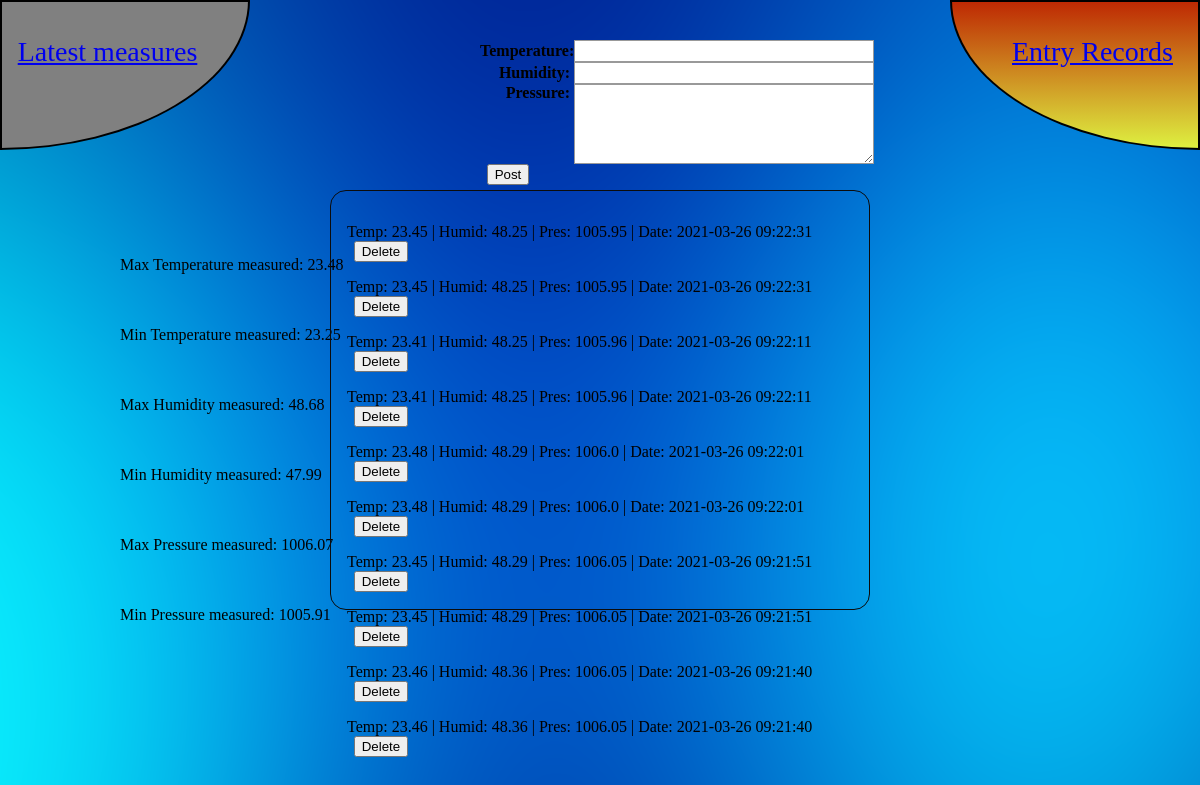
Screenshot of /measurements with the database file from the repository.
### tables this page shows
CREATE TABLE measurements
(temperature TEXT NOT NULL,
 humidity TEXT NOT NULL,
 pressure TEXT NOT NULL,
 date TIMESTAMP NOT NULL);

### measurements.py (the view)
@app.route("/measurements", methods=["GET", "POST"])
def measurements() -> str:
    if request.method == "POST":
        if "temperature" in request.form and "humidity" in request.form and "pressure" in request.form:
            db.store_measurement(
                escape(request.form["temperature"]), escape(request.form["humidity"]), escape(request.form["pressure"])
            )
        return redirect(f"{__CONFIG['prefix']}/measurements")
    return render_template("index.html", list=db.ten_measurements(), maxtemp=db.max_temp()[0], mintemp=db.min_temp()[0], maxhum=db.max_hum()[0], minhum=db.min_hum()[0], maxpres=db.max_pres()[0], minpres=db.min_pres()[0])

### measurements_db.py (called while the page is built)
def ten_measurements() -> List:
    with sqlite3.connect(__MEASUREMENTS_DB) as conn:
        cur = conn.cursor()
        cur.execute(
            """SELECT rowid,temperature,humidity,pressure,date
               FROM measurements
               ORDER BY rowid DESC LIMIT 10;"""
        )
        return cur.fetchall()

def max_temp():
    with sqlite3.connect(__MEASUREMENTS_DB) as conn:
        cur = conn.cursor()
        cur.execute(
            """SELECT MAX(temperature)
               FROM measurements"""
        )
        return cur.fetchone()

def min_temp():
    with sqlite3.connect(__MEASUREMENTS_DB) as conn:
        cur = conn.cursor()
        cur.execute(
            """SELECT MIN(temperature)
               FROM measurements"""
        )
        return cur.fetchone()

def max_hum():
    with sqlite3.connect(__MEASUREMENTS_DB) as conn:
        cur = conn.cursor()
        cur.execute(
            """SELECT MAX(humidity)
               FROM measurements"""
        )
        return cur.fetchone()

def min_hum():
    with sqlite3.connect(__MEASUREMENTS_DB) as conn:
        cur = conn.cursor()
        cur.execute(
            """SELECT MIN(humidity)
               FROM measurements"""
        )
        return cur.fetchone()

def max_pres():
    with sqlite3.connect(__MEASUREMENTS_DB) as conn:
        cur = conn.cursor()
        cur.execute(
            """SELECT MAX(pressure)
               FROM measurements"""
        )
        return cur.fetchone()

def min_pres():
    with sqlite3.connect(__MEASUREMENTS_DB) as conn:
        cur = conn.cursor()
        cur.execute(
            """SELECT MIN(pressure)
               FROM measurements"""
        )
        return cur.fetchone()

### templates/index.html (shortened to what this page needs)
{% extends 'base.html' %}
{% block body %}
    <div class="content">
        <form method="POST" action="{{prefix}}/measurements" id="measurements-form">
            <div>
                <label style="color: black; font-weight: 900;" for="temperature">Temperature:</label>
                <input type="text" id="temperature" name="temperature">
            </div>
            <div>
                <label style="color: black; font-weight: 900;" for="humidity">Humidity:</label>
                <input type="text" id="humidity" name="humidity">
            </div>
            <div>
                <label style="color: black; font-weight: 900;" for="pressure">Pressure:</label>
                <textarea id="pressure" name="pressure"></textarea>
            </div>
        <div>
            <button type="submit">Post</button>
        </div>
        </form>
        <div class="content">
        {% if maxtemp %}
        <div class="values" id="maxtemp">
            <div id="maxtemp">
            <p>Max Temperature measured: {{maxtemp}}</p>
            </div>
        </div>
        {% else %}
        <p style="color: black; font-weight: 900;">There is no max temperature</p>
        {% endif %}
        {% if mintemp %}
        <div class="values" id="mintemp">
            <div id="mintemp">
            <p>Min Temperature measured: {{mintemp}}</p>
            </div>
        </div>
        {% else %}
        <p style="color: black; font-weight: 900;">There is no min temperature</p>
        {% endif %}
        {% if maxhum %}
        <div class="values" id="maxhum">
            <div id="maxhum">
            <p>Max Humidity measured: {{maxhum}}</p>
            </div>
        </div>
        {% else %}
        <p style="color: black; font-weight: 900;">There is no max humidity</p>
        {% endif %}
        {% if minhum %}
        <div class="values" id="minhum">
            <div id="minhum">
            <p>Min Humidity measured: {{minhum}}</p>
            </div>
        </div>
        {% else %}
        <p style="color: black; font-weight: 900;">There is no min humidity</p>
        {% endif %}
        {% if maxpres %}
        <div class="values" id="maxpres">
            <div id="maxpres">
            <p>Max Pressure measured: {{maxpres}}</p>
            </div>
        </div>
        {% else %}
        <p style="color: black; font-weight: 900;">There is no max pressure</p>
        {% endif %}
        {% if minpres %}
        <div class="values" id="minpres">
            <div id="minpres">
            <p>Min Pressure measured: {{minpres}}</p>
            </div>
        </div>
        </div>
        {% else %}
        <p style="color: black; font-weight: 900;">There is no min pressure</p>
        {% endif %}
        {% if list %}
        <div class="centered" id="measurements">
        {% for row in list %}
            <div id="measurement-{{row[0]}}">
            <p>Temp: {{row[1]}} | Humid: {{row[2]}} | Pres: {{row[3]}} | Date: {{row[4]}} <button data-id="{{row[0]}}" class="delete">Delete</button></p>
            </div>
        {% endfor %}
        </div>
        {% else %}
        <p style="color: black; font-weight: 900;">There are no measurements</p>
        {% endif %}
    </div>
{% endblock %}

### templates/base.html (shortened to what this page needs)
<!DOCTYPE html>
<html>
<head>
  <link rel="stylesheet" type="text/css" media="screen" href="{{prefix}}/static/style/main.css"/>
</head>
<body style="background-image: url({{prefix}}/static/pics/databackground.png);">
  <div class="rightnav">
    <a href="{{prefix}}/allmeasurements" style="margin-left: 35px">Entry Records</a>
</div>
<div class="leftnav">
    <a href="{{prefix}}/measurements" style="margin-right: 35px">Latest measures</a>
</div>
{% block body %}{% endblock %}
</body>
</html>

### static/style/main.css (style rules this page uses)
label { display: inline-block; width: 90px; text-align: right; }
input, textarea { font: 1em sans-serif; width: 300px; box-sizing: border-box; border: 1px solid #999; }
textarea { vertical-align: top; height: 5em; }
button { margin-left: .5em; }
form { position: fixed; top: 5%; left: 40%; }
.content { position: fixed; top: 30%; left: 10%; display: inline-block; }
.values { padding-bottom: 20px; }
div.centered { position: fixed; top: 50%; left: 50%; transform: translate(-50%, -50%); padding: 1em; border: 1px solid rgb(12, 12, 12); border-radius: 1em; height: 420px; width: 540px; }
a { padding: 10px; font-size: 1.75rem; }
div.rightnav { position: fixed; top: 0px; right: 0px; height: 150px; width: 250px; line-height: 100px; text-align: center; background: linear-gradient(rgb(190, 41, 3), rgb(222, 240, 64)); border-bottom-left-radius: 100%; border: 2px solid; font-size: 1.5rem; }
div.leftnav { position: fixed; top: 0px; left: 0px; height: 150px; width: 250px; line-height: 100px; text-align: center; background: linear-gradient(rgb(190, 41, 3), rgb(222, 240, 64)); border-bottom-right-radius: 100%; border: 2px solid; font-size: 1.5rem; }

### templates/index.html (style rules this page uses)
* { box-sizing: border-box; }

### rows the page displays
measurements: temperature "23.45", humidity "48.25", pressure "1005.95", date "2021-03-26 09:22:31"
measurements: temperature "23.45", humidity "48.25", pressure "1005.95", date "2021-03-26 09:22:31"
measurements: temperature "23.41", humidity "48.25", pressure "1005.96", date "2021-03-26 09:22:11"
measurements: temperature "23.41", humidity "48.25", pressure "1005.96", date "2021-03-26 09:22:11"
measurements: temperature "23.48", humidity "48.29", pressure "1006.0", date "2021-03-26 09:22:01"
measurements: temperature "23.48", humidity "48.29", pressure "1006.0", date "2021-03-26 09:22:01"
measurements: temperature "23.45", humidity "48.29", pressure "1006.05", date "2021-03-26 09:21:51"
measurements: temperature "23.45", humidity "48.29", pressure "1006.05", date "2021-03-26 09:21:51"
measurements: temperature "23.46", humidity "48.36", pressure "1006.05", date "2021-03-26 09:21:40"
measurements: temperature "23.46", humidity "48.36", pressure "1006.05", date "2021-03-26 09:21:40"

### other values shown
{{ maxtemp }} "23.48"
{{ mintemp }} "23.25"
{{ maxhum }} "48.68"
{{ minhum }} "47.99"
{{ maxpres }} "1006.07"
{{ minpres }} "1005.91"
